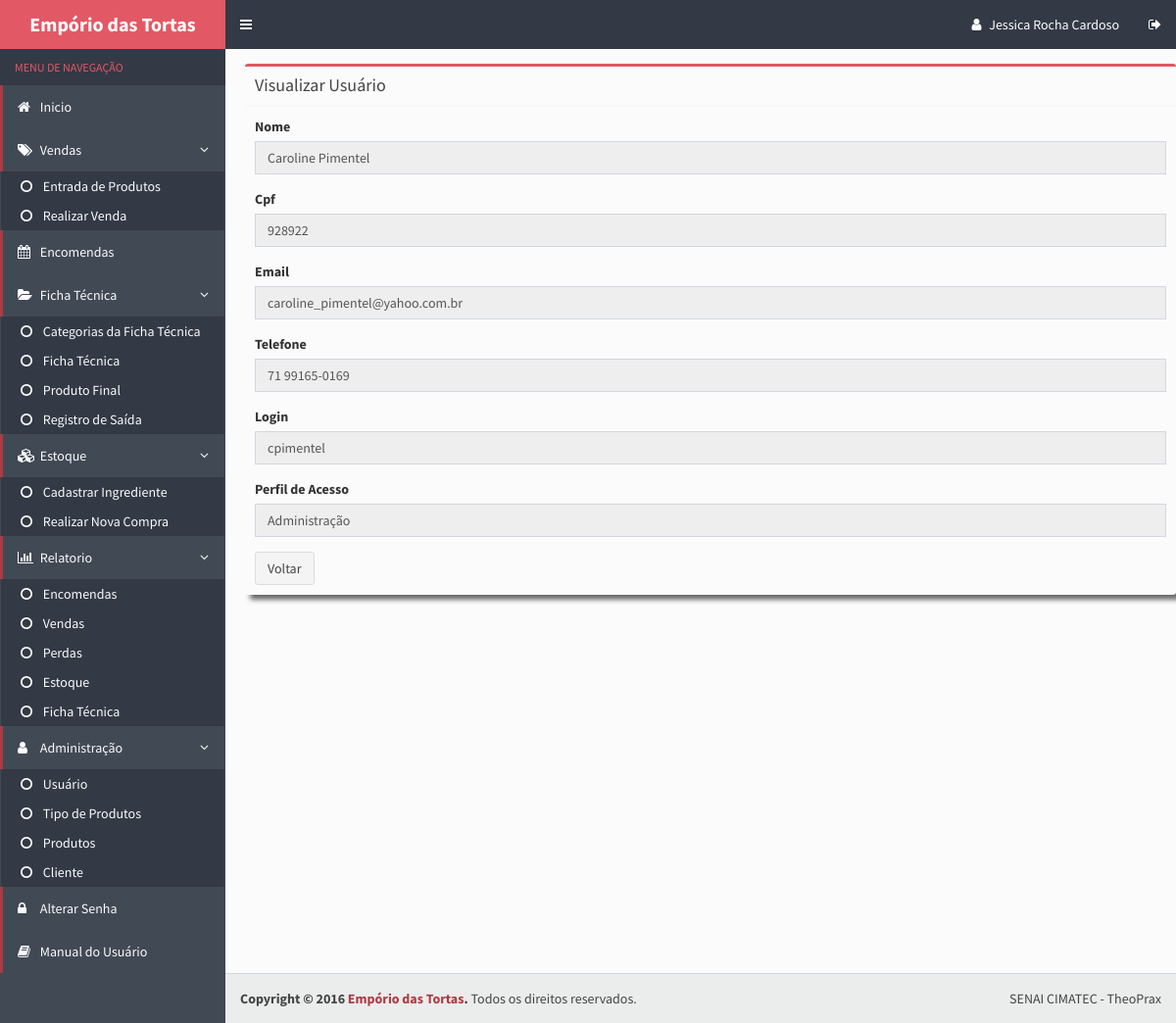
Page /forms/Visualizar_usuario.php?id=22 (signed in) on the committed database.
### tables this page shows
CREATE TABLE IF NOT EXISTS `usuarios` (
  `cod_usuario` int(11) NOT NULL AUTO_INCREMENT,
  `name` varchar(100) NOT NULL,
  `cpf` varchar(14) NOT NULL,
  `email` varchar(100) NOT NULL,
  `mobile` varchar(100) NOT NULL,
  `login` varchar(50) NOT NULL,
  `senha` varchar(32) NOT NULL,
  `acesso` varchar(30) NOT NULL,
  PRIMARY KEY (`cod_usuario`),
  UNIQUE KEY `cpf` (`cpf`,`login`),
  UNIQUE KEY `cpf_2` (`cpf`)
);

### forms/Visualizar_usuario.php (the view, shortened to what this page needs)
<?php
    $id = null;
    if ( !empty($_GET['id'])) {
        $id = $_REQUEST['id'];
    }
    if ( null==$id ) {
        header("Location: ../index.php");
    } else {
        $pdo = Database::connect();
        $pdo->setAttribute(PDO::ATTR_ERRMODE, PDO::ERRMODE_EXCEPTION);
        $sql = "SELECT * FROM usuarios where cod_usuario = ?";
        $q = $pdo->prepare($sql);
        $q->execute(array($id));
        $data = $q->fetch(PDO::FETCH_ASSOC);
    }
?>
<!DOCTYPE html>
<html>
  <head>
    <link rel="stylesheet" href="../bootstrap/css/bootstrap.css">
    <link rel="stylesheet" href="https://maxcdn.bootstrapcdn.com/font-awesome/4.4.0/css/font-awesome.min.css">
    <link rel="stylesheet" href="https://code.ionicframework.com/ionicons/2.0.1/css/ionicons.min.css">
    <link rel="stylesheet" href="../dist/css/AdminLTE.css">
    <link rel="stylesheet" href="../dist/css/skins/skin-blue.css">
  </head>
  <body class="hold-transition skin-blue sidebar-mini">
    <div class="wrapper">
      <?php include_once("includes/header.php") ?>
      <?php include_once("includes/menu.php") ?>
      <div class="content-wrapper">
        <section class="content">
          <div class="row">
              <div class="box box-warning">
                <div class="form">
                  <div class="box-header with-border">
                  <h3 class="box-title">Visualizar Usuário</h3>
                  </div>
                  <div class="box-body">
                       <div class="form-group">
                      <label>Nome</label>
                      <input type="text" disabled="disabled" class="form-control" name="name" required="required" value="<?php echo $data['name'];?>">
                    </div>
                    <div class="form-group">
                      <label>Cpf</label>
                      <input type="text" disabled="disabled" class="form-control" name="cpf" required="required"   value="<?php echo $data['cpf'];?>">
                    </div>
                    <div class="form-group">
                      <label>Email</label>
                      <input type="text" disabled="disabled" class="form-control" name="email" required="required"  value="<?php echo $data['email'];?>">
                    </div>
                    <div class="form-group">
                      <label>Telefone</label>
                      <input type="text" disabled="disabled" class="form-control" name="mobile" required="required" value="<?php echo $data['mobile'];?>">
                    </div>
                    <div class="form-group">
                      <label>Login</label>
                      <input type="text" disabled="disabled" class="form-control" name="login" required="required"  value="<?php echo $data['login'];?>">
                    </div>
                    <div class="form-group">
                      <label>Perfil de Acesso</label>
                      <input type="text" disabled="disabled" class="form-control" name="acesso" required="required"  value="<?php echo $data['acesso'];?>">
                    </div>
                    <a class="btn btn-default" href="../usuario.php">Voltar</a>
                  </div>
                </div>
              </div>
            </div>
        </section>
      </div>
      <?php include_once("includes/footer.php") ?>
  </body>
</html>

### rows in the picture
usuarios: name "Caroline Pimentel", cpf "928922", email "caroline_pimentel@yahoo.com.br", mobile "71 99165-0169", login "cpimentel", acesso "Administração"

### other values in the picture
$_SESSION['UsuarioNome'] "Jessica Rocha Cardoso"
